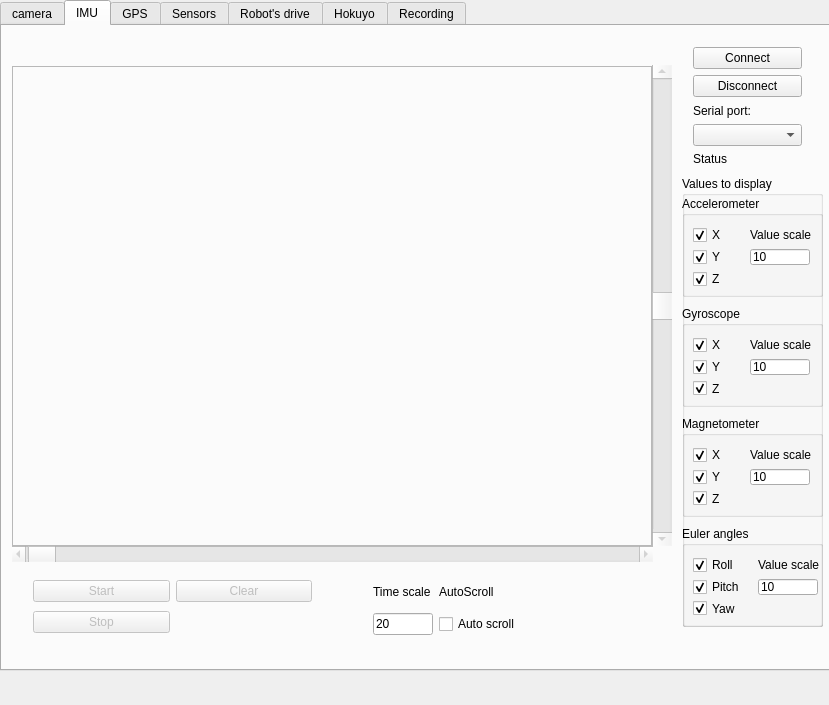
<?xml version="1.0" encoding="UTF-8"?>
<ui version="4.0">
 <class>TrobotQtClass</class>
 <widget class="QMainWindow" name="TrobotQtClass">
  <property name="geometry">
   <rect>
    <x>0</x>
    <y>0</y>
    <width>829</width>
    <height>705</height>
   </rect>
  </property>
  <property name="windowTitle">
   <string>Trobot</string>
  </property>
  <property name="locale">
   <locale language="English" country="UnitedStates"/>
  </property>
  <widget class="QWidget" name="centralWidget">
   <widget class="QTabWidget" name="mainTab">
    <property name="geometry">
     <rect>
      <x>0</x>
      <y>0</y>
      <width>831</width>
      <height>671</height>
     </rect>
    </property>
    <property name="currentIndex">
     <number>1</number>
    </property>
    <widget class="QWidget" name="cameraTab">
     <attribute name="title">
      <string>camera</string>
     </attribute>
     <widget class="QLabel" name="cameraLabel">
      <property name="geometry">
       <rect>
        <x>30</x>
        <y>60</y>
        <width>640</width>
        <height>480</height>
       </rect>
      </property>
      <property name="frameShape">
       <enum>QFrame::StyledPanel</enum>
      </property>
      <property name="text">
       <string/>
      </property>
     </widget>
     <widget class="QPushButton" name="cameraNewWindowButton">
      <property name="geometry">
       <rect>
        <x>680</x>
        <y>60</y>
        <width>121</width>
        <height>23</height>
       </rect>
      </property>
      <property name="text">
       <string>Open in new window</string>
      </property>
     </widget>
    </widget>
    <widget class="QWidget" name="imuTab">
     <attribute name="title">
      <string>IMU</string>
     </attribute>
     <widget class="QLabel" name="imuDisplayLabel">
      <property name="geometry">
       <rect>
        <x>10</x>
        <y>40</y>
        <width>640</width>
        <height>480</height>
       </rect>
      </property>
      <property name="frameShape">
       <enum>QFrame::StyledPanel</enum>
      </property>
      <property name="text">
       <string/>
      </property>
     </widget>
     <widget class="QGroupBox" name="imuValuesGroupBox">
      <property name="geometry">
       <rect>
        <x>680</x>
        <y>150</y>
        <width>141</width>
        <height>451</height>
       </rect>
      </property>
      <property name="title">
       <string>Values to display</string>
      </property>
      <widget class="QGroupBox" name="accelGroupBox">
       <property name="geometry">
        <rect>
         <x>0</x>
         <y>20</y>
         <width>141</width>
         <height>101</height>
        </rect>
       </property>
       <property name="title">
        <string>Accelerometer</string>
       </property>
       <widget class="QWidget" name="gridLayoutWidget_7">
        <property name="geometry">
         <rect>
          <x>0</x>
          <y>20</y>
          <width>141</width>
          <height>81</height>
         </rect>
        </property>
        <layout class="QGridLayout" name="gridLayout_5">
         <item row="4" column="0">
          <widget class="QCheckBox" name="accelZcheckBox">
           <property name="text">
            <string>Z</string>
           </property>
           <property name="checked">
            <bool>true</bool>
           </property>
          </widget>
         </item>
         <item row="1" column="1">
          <widget class="QLabel" name="label_12">
           <property name="text">
            <string>Value scale</string>
           </property>
          </widget>
         </item>
         <item row="3" column="1">
          <widget class="QLineEdit" name="accelScaleLineEdit">
           <property name="sizePolicy">
            <sizepolicy hsizetype="Fixed" vsizetype="Fixed">
             <horstretch>40</horstretch>
             <verstretch>0</verstretch>
            </sizepolicy>
           </property>
           <property name="maximumSize">
            <size>
             <width>60</width>
             <height>16777215</height>
            </size>
           </property>
           <property name="text">
            <string>10</string>
           </property>
          </widget>
         </item>
         <item row="3" column="0">
          <widget class="QCheckBox" name="accelYcheckBox">
           <property name="text">
            <string>Y</string>
           </property>
           <property name="checked">
            <bool>true</bool>
           </property>
          </widget>
         </item>
         <item row="1" column="0">
          <widget class="QCheckBox" name="accelXcheckBox">
           <property name="text">
            <string>X</string>
           </property>
           <property name="checked">
            <bool>true</bool>
           </property>
          </widget>
         </item>
        </layout>
       </widget>
      </widget>
      <widget class="QGroupBox" name="gyroGroupBox">
       <property name="geometry">
        <rect>
         <x>0</x>
         <y>130</y>
         <width>141</width>
         <height>101</height>
        </rect>
       </property>
       <property name="title">
        <string>Gyroscope</string>
       </property>
       <widget class="QWidget" name="gridLayoutWidget_9">
        <property name="geometry">
         <rect>
          <x>0</x>
          <y>20</y>
          <width>141</width>
          <height>81</height>
         </rect>
        </property>
        <layout class="QGridLayout" name="gridLayout_7">
         <item row="0" column="0">
          <widget class="QCheckBox" name="gyroXcheckBox">
           <property name="text">
            <string>X</string>
           </property>
           <property name="checked">
            <bool>true</bool>
           </property>
          </widget>
         </item>
         <item row="1" column="0">
          <widget class="QCheckBox" name="gyroYcheckBox">
           <property name="text">
            <string>Y</string>
           </property>
           <property name="checked">
            <bool>true</bool>
           </property>
          </widget>
         </item>
         <item row="2" column="0">
          <widget class="QCheckBox" name="gyroZcheckBox">
           <property name="text">
            <string>Z</string>
           </property>
           <property name="checked">
            <bool>true</bool>
           </property>
          </widget>
         </item>
         <item row="0" column="1">
          <widget class="QLabel" name="label_15">
           <property name="text">
            <string>Value scale</string>
           </property>
          </widget>
         </item>
         <item row="1" column="1">
          <widget class="QLineEdit" name="gyroScaleLineEdit">
           <property name="maximumSize">
            <size>
             <width>60</width>
             <height>16777215</height>
            </size>
           </property>
           <property name="text">
            <string>10</string>
           </property>
          </widget>
         </item>
        </layout>
       </widget>
      </widget>
      <widget class="QGroupBox" name="magGroupBox">
       <property name="geometry">
        <rect>
         <x>0</x>
         <y>240</y>
         <width>141</width>
         <height>101</height>
        </rect>
       </property>
       <property name="title">
        <string>Magnetometer</string>
       </property>
       <widget class="QWidget" name="gridLayoutWidget_8">
        <property name="geometry">
         <rect>
          <x>0</x>
          <y>20</y>
          <width>141</width>
          <height>81</height>
         </rect>
        </property>
        <layout class="QGridLayout" name="gridLayout_6">
         <item row="0" column="0">
          <widget class="QCheckBox" name="magXcheckBox">
           <property name="text">
            <string>X</string>
           </property>
           <property name="checked">
            <bool>true</bool>
           </property>
          </widget>
         </item>
         <item row="1" column="0">
          <widget class="QCheckBox" name="magYcheckBox">
           <property name="text">
            <string>Y</string>
           </property>
           <property name="checked">
            <bool>true</bool>
           </property>
          </widget>
         </item>
         <item row="2" column="0">
          <widget class="QCheckBox" name="magZcheckBox">
           <property name="text">
            <string>Z</string>
           </property>
           <property name="checked">
            <bool>true</bool>
           </property>
          </widget>
         </item>
         <item row="0" column="1">
          <widget class="QLabel" name="label_13">
           <property name="text">
            <string>Value scale</string>
           </property>
          </widget>
         </item>
         <item row="1" column="1">
          <widget class="QLineEdit" name="magScaleLineEdit">
           <property name="maximumSize">
            <size>
             <width>60</width>
             <height>16777215</height>
            </size>
           </property>
           <property name="text">
            <string>10</string>
           </property>
          </widget>
         </item>
        </layout>
       </widget>
      </widget>
      <widget class="QGroupBox" name="eulerGroupBox">
       <property name="geometry">
        <rect>
         <x>0</x>
         <y>350</y>
         <width>141</width>
         <height>101</height>
        </rect>
       </property>
       <property name="title">
        <string>Euler angles</string>
       </property>
       <widget class="QWidget" name="gridLayoutWidget_10">
        <property name="geometry">
         <rect>
          <x>0</x>
          <y>20</y>
          <width>149</width>
          <height>81</height>
         </rect>
        </property>
        <layout class="QGridLayout" name="gridLayout_8">
         <item row="0" column="0">
          <widget class="QCheckBox" name="eulerRollCheckBox">
           <property name="text">
            <string>Roll</string>
           </property>
           <property name="checked">
            <bool>true</bool>
           </property>
          </widget>
         </item>
         <item row="1" column="0">
          <widget class="QCheckBox" name="eulerPitchCheckBox">
           <property name="text">
            <string>Pitch</string>
           </property>
           <property name="checked">
            <bool>true</bool>
           </property>
          </widget>
         </item>
         <item row="2" column="0">
          <widget class="QCheckBox" name="eulerYawCheckBox">
           <property name="text">
            <string>Yaw</string>
           </property>
           <property name="checked">
            <bool>true</bool>
           </property>
          </widget>
         </item>
         <item row="0" column="1">
          <widget class="QLabel" name="label_16">
           <property name="text">
            <string>Value scale</string>
           </property>
          </widget>
         </item>
         <item row="1" column="1">
          <widget class="QLineEdit" name="eulerScaleLineEdit">
           <property name="maximumSize">
            <size>
             <width>60</width>
             <height>16777215</height>
            </size>
           </property>
           <property name="text">
            <string>10</string>
           </property>
          </widget>
         </item>
        </layout>
       </widget>
      </widget>
     </widget>
     <widget class="QWidget" name="verticalLayoutWidget_5">
      <property name="geometry">
       <rect>
        <x>680</x>
        <y>10</y>
        <width>131</width>
        <height>141</height>
       </rect>
      </property>
      <layout class="QVBoxLayout" name="verticalLayout_5">
       <item>
        <widget class="QPushButton" name="imuConnectButton">
         <property name="text">
          <string>Connect</string>
         </property>
        </widget>
       </item>
       <item>
        <widget class="QPushButton" name="imuDisconnectButton">
         <property name="text">
          <string>Disconnect</string>
         </property>
        </widget>
       </item>
       <item>
        <widget class="QLabel" name="label_2">
         <property name="text">
          <string>Serial port:</string>
         </property>
        </widget>
       </item>
       <item>
        <widget class="QComboBox" name="imuPortCombo"/>
       </item>
       <item>
        <widget class="QLabel" name="imuStatusLabel">
         <property name="text">
          <string>Status</string>
         </property>
        </widget>
       </item>
      </layout>
     </widget>
     <widget class="QWidget" name="gridLayoutWidget">
      <property name="geometry">
       <rect>
        <x>20</x>
        <y>540</y>
        <width>301</width>
        <height>83</height>
       </rect>
      </property>
      <layout class="QGridLayout" name="gridLayout">
       <item row="1" column="1">
        <widget class="QPushButton" name="imuClearButton">
         <property name="enabled">
          <bool>false</bool>
         </property>
         <property name="text">
          <string>Clear</string>
         </property>
        </widget>
       </item>
       <item row="1" column="0">
        <widget class="QPushButton" name="imuStartButton">
         <property name="enabled">
          <bool>false</bool>
         </property>
         <property name="text">
          <string>Start</string>
         </property>
        </widget>
       </item>
       <item row="2" column="0">
        <widget class="QPushButton" name="imuStopButton">
         <property name="enabled">
          <bool>false</bool>
         </property>
         <property name="text">
          <string>Stop</string>
         </property>
        </widget>
       </item>
      </layout>
     </widget>
     <widget class="QWidget" name="gridLayoutWidget_6">
      <property name="geometry">
       <rect>
        <x>360</x>
        <y>540</y>
        <width>241</width>
        <height>90</height>
       </rect>
      </property>
      <layout class="QGridLayout" name="gridLayout_4">
       <item row="0" column="0">
        <widget class="QLabel" name="label_10">
         <property name="sizePolicy">
          <sizepolicy hsizetype="Preferred" vsizetype="Fixed">
           <horstretch>0</horstretch>
           <verstretch>0</verstretch>
          </sizepolicy>
         </property>
         <property name="text">
          <string>Time scale</string>
         </property>
        </widget>
       </item>
       <item row="2" column="0">
        <widget class="QLineEdit" name="imuTimeScaleLineEdit">
         <property name="sizePolicy">
          <sizepolicy hsizetype="Fixed" vsizetype="Fixed">
           <horstretch>60</horstretch>
           <verstretch>0</verstretch>
          </sizepolicy>
         </property>
         <property name="maximumSize">
          <size>
           <width>60</width>
           <height>16777215</height>
          </size>
         </property>
         <property name="text">
          <string>20</string>
         </property>
        </widget>
       </item>
       <item row="0" column="1">
        <widget class="QLabel" name="label_11">
         <property name="text">
          <string>AutoScroll</string>
         </property>
        </widget>
       </item>
       <item row="2" column="1">
        <widget class="QCheckBox" name="imuAutoScrollCheckBox">
         <property name="text">
          <string>Auto scroll</string>
         </property>
        </widget>
       </item>
      </layout>
     </widget>
     <widget class="QScrollBar" name="imuTimeScrollBar">
      <property name="enabled">
       <bool>false</bool>
      </property>
      <property name="geometry">
       <rect>
        <x>10</x>
        <y>520</y>
        <width>641</width>
        <height>16</height>
       </rect>
      </property>
      <property name="minimum">
       <number>-10</number>
      </property>
      <property name="maximum">
       <number>2000</number>
      </property>
      <property name="orientation">
       <enum>Qt::Horizontal</enum>
      </property>
     </widget>
     <widget class="QScrollBar" name="imuValueScrollBar">
      <property name="enabled">
       <bool>false</bool>
      </property>
      <property name="geometry">
       <rect>
        <x>650</x>
        <y>39</y>
        <width>20</width>
        <height>481</height>
       </rect>
      </property>
      <property name="minimum">
       <number>-1000</number>
      </property>
      <property name="maximum">
       <number>1000</number>
      </property>
      <property name="orientation">
       <enum>Qt::Vertical</enum>
      </property>
     </widget>
    </widget>
    <widget class="QWidget" name="gpsTab">
     <attribute name="title">
      <string>GPS</string>
     </attribute>
     <widget class="QLabel" name="gpsDisplayLabel">
      <property name="geometry">
       <rect>
        <x>20</x>
        <y>50</y>
        <width>640</width>
        <height>480</height>
       </rect>
      </property>
      <property name="frameShape">
       <enum>QFrame::StyledPanel</enum>
      </property>
      <property name="text">
       <string/>
      </property>
     </widget>
     <widget class="QWidget" name="verticalLayoutWidget_7">
      <property name="geometry">
       <rect>
        <x>670</x>
        <y>20</y>
        <width>131</width>
        <height>141</height>
       </rect>
      </property>
      <layout class="QVBoxLayout" name="verticalLayout_7">
       <item>
        <widget class="QPushButton" name="gpsConnectButton">
         <property name="text">
          <string>Connect</string>
         </property>
        </widget>
       </item>
       <item>
        <widget class="QPushButton" name="gpsDisconnectButton">
         <property name="text">
          <string>Disconnect</string>
         </property>
        </widget>
       </item>
       <item>
        <widget class="QLabel" name="label_5">
         <property name="text">
          <string>Serial port:</string>
         </property>
        </widget>
       </item>
       <item>
        <widget class="QComboBox" name="gpsPortCombo"/>
       </item>
       <item>
        <widget class="QLabel" name="gpsStatusLabel">
         <property name="text">
          <string>Status</string>
         </property>
        </widget>
       </item>
      </layout>
     </widget>
     <widget class="QGroupBox" name="gpsValuesGroupBox">
      <property name="geometry">
       <rect>
        <x>670</x>
        <y>379</y>
        <width>131</width>
        <height>111</height>
       </rect>
      </property>
      <property name="title">
       <string>Values to display</string>
      </property>
      <widget class="QWidget" name="verticalLayoutWidget_8">
       <property name="geometry">
        <rect>
         <x>10</x>
         <y>20</y>
         <width>111</width>
         <height>81</height>
        </rect>
       </property>
       <layout class="QVBoxLayout" name="verticalLayout_8">
        <item>
         <widget class="QCheckBox" name="longtitudeCheckBox">
          <property name="text">
           <string>Longtitude</string>
          </property>
         </widget>
        </item>
        <item>
         <widget class="QCheckBox" name="lattitudeCheckBox">
          <property name="text">
           <string>Lattitude</string>
          </property>
         </widget>
        </item>
       </layout>
      </widget>
     </widget>
     <widget class="QWidget" name="verticalLayoutWidget_9">
      <property name="geometry">
       <rect>
        <x>670</x>
        <y>150</y>
        <width>131</width>
        <height>131</height>
       </rect>
      </property>
      <layout class="QVBoxLayout" name="verticalLayout_9">
       <item>
        <widget class="QLabel" name="label_7">
         <property name="text">
          <string>GPS time:</string>
         </property>
        </widget>
       </item>
       <item>
        <widget class="QLabel" name="gpsTimeLabel">
         <property name="text">
          <string>time</string>
         </property>
        </widget>
       </item>
       <item>
        <widget class="QLabel" name="label_9">
         <property name="text">
          <string>Fix status:</string>
         </property>
        </widget>
       </item>
       <item>
        <widget class="QLabel" name="gpsFixLabel">
         <property name="text">
          <string>fix?</string>
         </property>
        </widget>
       </item>
      </layout>
     </widget>
    </widget>
    <widget class="QWidget" name="sensorsTab">
     <attribute name="title">
      <string>Sensors</string>
     </attribute>
     <widget class="QWidget" name="verticalLayoutWidget_10">
      <property name="geometry">
       <rect>
        <x>670</x>
        <y>20</y>
        <width>131</width>
        <height>141</height>
       </rect>
      </property>
      <layout class="QVBoxLayout" name="verticalLayout_10">
       <item>
        <widget class="QPushButton" name="sensorsConnectButton">
         <property name="text">
          <string>Connect</string>
         </property>
        </widget>
       </item>
       <item>
        <widget class="QPushButton" name="sensorsDisconnectButton">
         <property name="text">
          <string>Disconnect</string>
         </property>
        </widget>
       </item>
       <item>
        <widget class="QLabel" name="label_6">
         <property name="text">
          <string>Serial port:</string>
         </property>
        </widget>
       </item>
       <item>
        <widget class="QComboBox" name="sensorsPortCombo"/>
       </item>
       <item>
        <widget class="QLabel" name="sensorsStatusLabel">
         <property name="text">
          <string>Status</string>
         </property>
        </widget>
       </item>
      </layout>
     </widget>
     <widget class="QGroupBox" name="sensorsAnalogGroupBox">
      <property name="geometry">
       <rect>
        <x>30</x>
        <y>30</y>
        <width>241</width>
        <height>181</height>
       </rect>
      </property>
      <property name="title">
       <string>Analog inputs</string>
      </property>
      <widget class="QWidget" name="gridLayoutWidget_4">
       <property name="geometry">
        <rect>
         <x>10</x>
         <y>20</y>
         <width>221</width>
         <height>151</height>
        </rect>
       </property>
       <layout class="QGridLayout" name="sensorsAnalogLayout">
        <item row="0" column="0">
         <widget class="QLabel" name="label_19">
          <property name="text">
           <string>Input</string>
          </property>
         </widget>
        </item>
        <item row="0" column="1">
         <widget class="QLabel" name="label_20">
          <property name="text">
           <string>Value</string>
          </property>
         </widget>
        </item>
        <item row="0" column="2">
         <widget class="QLabel" name="label_21">
          <property name="text">
           <string>Sensor type</string>
          </property>
         </widget>
        </item>
       </layout>
      </widget>
     </widget>
     <widget class="QGroupBox" name="sensorsDigitalGroupBox">
      <property name="geometry">
       <rect>
        <x>20</x>
        <y>240</y>
        <width>691</width>
        <height>111</height>
       </rect>
      </property>
      <property name="title">
       <string>GroupBox</string>
      </property>
      <widget class="QWidget" name="gridLayoutWidget_5">
       <property name="geometry">
        <rect>
         <x>10</x>
         <y>20</y>
         <width>671</width>
         <height>80</height>
        </rect>
       </property>
       <layout class="QGridLayout" name="sensorsDigitalLayout">
        <item row="0" column="1">
         <widget class="QLabel" name="label_14">
          <property name="text">
           <string>Pin no</string>
          </property>
         </widget>
        </item>
        <item row="1" column="1">
         <widget class="QLabel" name="label_31">
          <property name="text">
           <string>Output</string>
          </property>
         </widget>
        </item>
        <item row="2" column="1">
         <widget class="QLabel" name="label_32">
          <property name="text">
           <string>State</string>
          </property>
         </widget>
        </item>
       </layout>
      </widget>
     </widget>
    </widget>
    <widget class="QWidget" name="robotDriveTab">
     <attribute name="title">
      <string>Robot's drive</string>
     </attribute>
     <widget class="QWidget" name="gridLayoutWidget_2">
      <property name="geometry">
       <rect>
        <x>60</x>
        <y>340</y>
        <width>321</width>
        <height>201</height>
       </rect>
      </property>
      <layout class="QGridLayout" name="gridLayout_2">
       <item row="1" column="0">
        <widget class="QPushButton" name="robotDriveLeftButton">
         <property name="enabled">
          <bool>false</bool>
         </property>
         <property name="sizePolicy">
          <sizepolicy hsizetype="Minimum" vsizetype="Minimum">
           <horstretch>0</horstretch>
           <verstretch>0</verstretch>
          </sizepolicy>
         </property>
         <property name="minimumSize">
          <size>
           <width>75</width>
           <height>75</height>
          </size>
         </property>
         <property name="maximumSize">
          <size>
           <width>75</width>
           <height>75</height>
          </size>
         </property>
         <property name="text">
          <string>Left</string>
         </property>
        </widget>
       </item>
       <item row="1" column="1">
        <widget class="QPushButton" name="robotDriveDownButton">
         <property name="enabled">
          <bool>false</bool>
         </property>
         <property name="sizePolicy">
          <sizepolicy hsizetype="Minimum" vsizetype="Minimum">
           <horstretch>0</horstretch>
           <verstretch>0</verstretch>
          </sizepolicy>
         </property>
         <property name="minimumSize">
          <size>
           <width>75</width>
           <height>75</height>
          </size>
         </property>
         <property name="maximumSize">
          <size>
           <width>75</width>
           <height>75</height>
          </size>
         </property>
         <property name="text">
          <string>Down</string>
         </property>
        </widget>
       </item>
       <item row="1" column="2">
        <widget class="QPushButton" name="robotDriveRightButton">
         <property name="enabled">
          <bool>false</bool>
         </property>
         <property name="sizePolicy">
          <sizepolicy hsizetype="Minimum" vsizetype="Minimum">
           <horstretch>0</horstretch>
           <verstretch>0</verstretch>
          </sizepolicy>
         </property>
         <property name="minimumSize">
          <size>
           <width>75</width>
           <height>75</height>
          </size>
         </property>
         <property name="maximumSize">
          <size>
           <width>75</width>
           <height>75</height>
          </size>
         </property>
         <property name="text">
          <string>Right</string>
         </property>
        </widget>
       </item>
       <item row="0" column="1">
        <widget class="QPushButton" name="robotDriveUpButton">
         <property name="enabled">
          <bool>false</bool>
         </property>
         <property name="sizePolicy">
          <sizepolicy hsizetype="Minimum" vsizetype="Minimum">
           <horstretch>0</horstretch>
           <verstretch>0</verstretch>
          </sizepolicy>
         </property>
         <property name="minimumSize">
          <size>
           <width>75</width>
           <height>75</height>
          </size>
         </property>
         <property name="maximumSize">
          <size>
           <width>75</width>
           <height>75</height>
          </size>
         </property>
         <property name="text">
          <string>Up</string>
         </property>
        </widget>
       </item>
      </layout>
     </widget>
     <widget class="QGroupBox" name="robotDriveMotorCtrlGroupBox">
      <property name="geometry">
       <rect>
        <x>50</x>
        <y>30</y>
        <width>201</width>
        <height>291</height>
       </rect>
      </property>
      <property name="title">
       <string>Motors control</string>
      </property>
      <widget class="QWidget" name="gridLayoutWidget_3">
       <property name="geometry">
        <rect>
         <x>9</x>
         <y>19</y>
         <width>183</width>
         <height>261</height>
        </rect>
       </property>
       <layout class="QGridLayout" name="gridLayout_3">
        <item row="1" column="2">
         <widget class="QSlider" name="robotDriveRightMotorSlider">
          <property name="enabled">
           <bool>false</bool>
          </property>
          <property name="minimum">
           <number>-1000</number>
          </property>
          <property name="maximum">
           <number>1000</number>
          </property>
          <property name="orientation">
           <enum>Qt::Vertical</enum>
          </property>
         </widget>
        </item>
        <item row="0" column="0">
         <widget class="QLabel" name="label">
          <property name="text">
           <string>Left motor</string>
          </property>
         </widget>
        </item>
        <item row="0" column="2">
         <widget class="QLabel" name="label_3">
          <property name="text">
           <string>Right motor</string>
          </property>
         </widget>
        </item>
        <item row="2" column="0">
         <widget class="QLabel" name="robotDriveLeftMotorLabel">
          <property name="text">
           <string>0</string>
          </property>
          <property name="alignment">
           <set>Qt::AlignCenter</set>
          </property>
         </widget>
        </item>
        <item row="2" column="2">
         <widget class="QLabel" name="robotDriveRightMotorLabel">
          <property name="text">
           <string>0</string>
          </property>
          <property name="alignment">
           <set>Qt::AlignCenter</set>
          </property>
         </widget>
        </item>
        <item row="3" column="0">
         <widget class="QPushButton" name="robotDriveLeftMotorStopButton">
          <property name="enabled">
           <bool>false</bool>
          </property>
          <property name="text">
           <string>Stop</string>
          </property>
         </widget>
        </item>
        <item row="3" column="2">
         <widget class="QPushButton" name="robotDriveRightMotorStopButton">
          <property name="enabled">
           <bool>false</bool>
          </property>
          <property name="text">
           <string>Stop</string>
          </property>
         </widget>
        </item>
        <item row="1" column="0">
         <widget class="QSlider" name="robotDriveLeftMotorSlider">
          <property name="enabled">
           <bool>false</bool>
          </property>
          <property name="layoutDirection">
           <enum>Qt::LeftToRight</enum>
          </property>
          <property name="autoFillBackground">
           <bool>false</bool>
          </property>
          <property name="minimum">
           <number>-1000</number>
          </property>
          <property name="maximum">
           <number>1000</number>
          </property>
          <property name="orientation">
           <enum>Qt::Vertical</enum>
          </property>
         </widget>
        </item>
       </layout>
      </widget>
     </widget>
     <widget class="QWidget" name="verticalLayoutWidget_6">
      <property name="geometry">
       <rect>
        <x>660</x>
        <y>20</y>
        <width>131</width>
        <height>174</height>
       </rect>
      </property>
      <layout class="QVBoxLayout" name="verticalLayout_6">
       <item>
        <widget class="QPushButton" name="robotDriveConnectButton">
         <property name="text">
          <string>Connect</string>
         </property>
        </widget>
       </item>
       <item>
        <widget class="QPushButton" name="robotDriveDisconnectButton">
         <property name="text">
          <string>Disconnect</string>
         </property>
        </widget>
       </item>
       <item>
        <widget class="QPushButton" name="robotDriveSearchButton">
         <property name="text">
          <string>Search</string>
         </property>
        </widget>
       </item>
       <item>
        <widget class="QLabel" name="label_4">
         <property name="text">
          <string>Serial port:</string>
         </property>
        </widget>
       </item>
       <item>
        <widget class="QComboBox" name="robotDrivePortCombo"/>
       </item>
       <item>
        <widget class="QLabel" name="robotDriveStatusLabel">
         <property name="text">
          <string>Status</string>
         </property>
        </widget>
       </item>
      </layout>
     </widget>
    </widget>
    <widget class="QWidget" name="hokuyoTab">
     <attribute name="title">
      <string>Hokuyo</string>
     </attribute>
     <widget class="QLabel" name="hokuyoDisplayLabel">
      <property name="geometry">
       <rect>
        <x>10</x>
        <y>20</y>
        <width>600</width>
        <height>600</height>
       </rect>
      </property>
      <property name="frameShape">
       <enum>QFrame::StyledPanel</enum>
      </property>
      <property name="text">
       <string/>
      </property>
     </widget>
     <widget class="QWidget" name="verticalLayoutWidget_11">
      <property name="geometry">
       <rect>
        <x>660</x>
        <y>30</y>
        <width>131</width>
        <height>141</height>
       </rect>
      </property>
      <layout class="QVBoxLayout" name="verticalLayout_11">
       <item>
        <widget class="QPushButton" name="hokuyoConnectButton">
         <property name="text">
          <string>Connect</string>
         </property>
        </widget>
       </item>
       <item>
        <widget class="QPushButton" name="hokuyoDisconnectButton">
         <property name="text">
          <string>Disconnect</string>
         </property>
        </widget>
       </item>
       <item>
        <widget class="QLabel" name="label_8">
         <property name="text">
          <string>Serial port:</string>
         </property>
        </widget>
       </item>
       <item>
        <widget class="QComboBox" name="hokuyoPortCombo"/>
       </item>
       <item>
        <widget class="QLabel" name="hokuyoStatusLabel">
         <property name="text">
          <string>Status</string>
         </property>
        </widget>
       </item>
      </layout>
     </widget>
    </widget>
    <widget class="QWidget" name="recordTab">
     <attribute name="title">
      <string>Recording</string>
     </attribute>
     <widget class="QGroupBox" name="saRateGroupBox">
      <property name="geometry">
       <rect>
        <x>30</x>
        <y>30</y>
        <width>201</width>
        <height>391</height>
       </rect>
      </property>
      <property name="title">
       <string>Sampling rate [Sa/s]</string>
      </property>
      <widget class="QWidget" name="verticalLayoutWidget">
       <property name="geometry">
        <rect>
         <x>10</x>
         <y>30</y>
         <width>181</width>
         <height>347</height>
        </rect>
       </property>
       <layout class="QVBoxLayout" name="verticalLayout">
        <item>
         <widget class="QCheckBox" name="includeHokuyoCheckBox">
          <property name="text">
           <string>Hokuyo</string>
          </property>
          <property name="checkable">
           <bool>true</bool>
          </property>
          <property name="checked">
           <bool>true</bool>
          </property>
         </widget>
        </item>
        <item>
         <widget class="QLineEdit" name="saRateHokuyoLineEdit">
          <property name="text">
           <string>10</string>
          </property>
         </widget>
        </item>
        <item>
         <widget class="QCheckBox" name="includeEncodersCheckBox">
          <property name="text">
           <string>Encoders</string>
          </property>
          <property name="checked">
           <bool>true</bool>
          </property>
         </widget>
        </item>
        <item>
         <widget class="QLineEdit" name="saRateEncodersLineEdit">
          <property name="text">
           <string>10000</string>
          </property>
         </widget>
        </item>
        <item>
         <widget class="QCheckBox" name="includeGpsCheckBox">
          <property name="text">
           <string>GPS</string>
          </property>
          <property name="checked">
           <bool>true</bool>
          </property>
         </widget>
        </item>
        <item>
         <widget class="QLineEdit" name="saRateGpsLineEdit">
          <property name="text">
           <string>1</string>
          </property>
         </widget>
        </item>
        <item>
         <widget class="QCheckBox" name="includeCamerasCheckBox">
          <property name="text">
           <string>Cameras</string>
          </property>
          <property name="checked">
           <bool>true</bool>
          </property>
         </widget>
        </item>
        <item>
         <widget class="QLineEdit" name="saRateCamerasLineEdit">
          <property name="text">
           <string>1</string>
          </property>
         </widget>
        </item>
        <item>
         <widget class="QCheckBox" name="includeImuCheckBox">
          <property name="text">
           <string>IMU</string>
          </property>
          <property name="checked">
           <bool>true</bool>
          </property>
         </widget>
        </item>
        <item>
         <widget class="QLineEdit" name="saRateImuLineEdit">
          <property name="text">
           <string>10</string>
          </property>
         </widget>
        </item>
       </layout>
      </widget>
     </widget>
     <widget class="QGroupBox" name="groupBox_2">
      <property name="geometry">
       <rect>
        <x>240</x>
        <y>29</y>
        <width>191</width>
        <height>261</height>
       </rect>
      </property>
      <property name="title">
       <string>Control</string>
      </property>
      <widget class="QWidget" name="verticalLayoutWidget_2">
       <property name="geometry">
        <rect>
         <x>10</x>
         <y>29</y>
         <width>171</width>
         <height>211</height>
        </rect>
       </property>
       <layout class="QVBoxLayout" name="verticalLayout_2">
        <item>
         <widget class="QLabel" name="label_17">
          <property name="sizePolicy">
           <sizepolicy hsizetype="Preferred" vsizetype="Fixed">
            <horstretch>0</horstretch>
            <verstretch>0</verstretch>
           </sizepolicy>
          </property>
          <property name="text">
           <string>File path</string>
          </property>
         </widget>
        </item>
        <item>
         <widget class="QLineEdit" name="recPathLineEdit">
          <property name="text">
           <string>data</string>
          </property>
         </widget>
        </item>
        <item>
         <widget class="QPushButton" name="startRecButton">
          <property name="text">
           <string>Start</string>
          </property>
         </widget>
        </item>
        <item>
         <widget class="QPushButton" name="pauseResumeRecButton">
          <property name="text">
           <string>Pause</string>
          </property>
         </widget>
        </item>
        <item>
         <widget class="QPushButton" name="stopRecButon">
          <property name="text">
           <string>Stop</string>
          </property>
         </widget>
        </item>
        <item>
         <widget class="QLabel" name="recStatusLabel">
          <property name="sizePolicy">
           <sizepolicy hsizetype="Preferred" vsizetype="Fixed">
            <horstretch>0</horstretch>
            <verstretch>0</verstretch>
           </sizepolicy>
          </property>
          <property name="text">
           <string>status</string>
          </property>
         </widget>
        </item>
       </layout>
      </widget>
     </widget>
    </widget>
   </widget>
  </widget>
  <widget class="QMenuBar" name="mainMenu">
   <property name="geometry">
    <rect>
     <x>0</x>
     <y>0</y>
     <width>829</width>
     <height>25</height>
    </rect>
   </property>
  </widget>
 </widget>
 <layoutdefault spacing="6" margin="11"/>
 <resources/>
 <connections/>
</ui>
